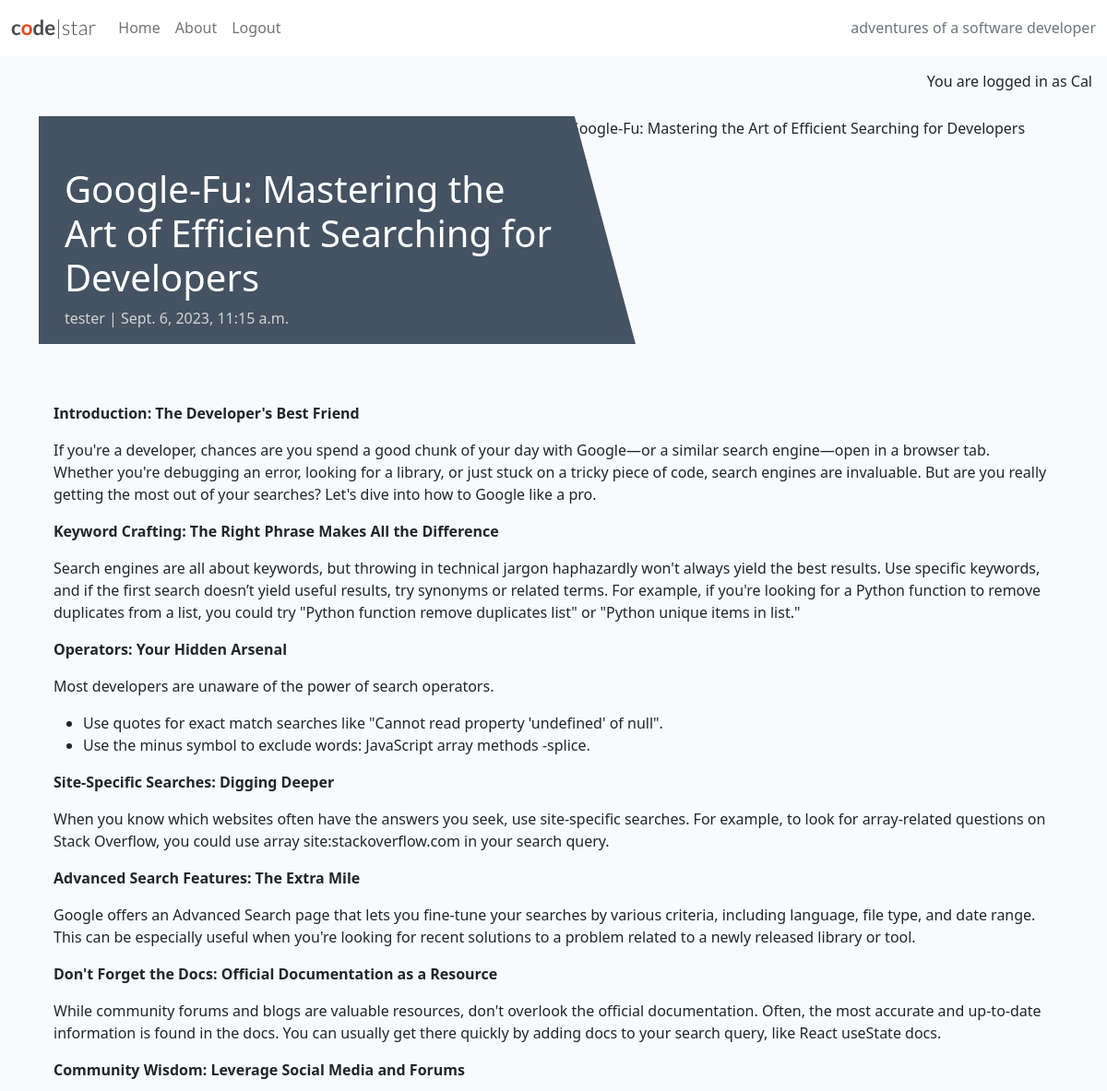
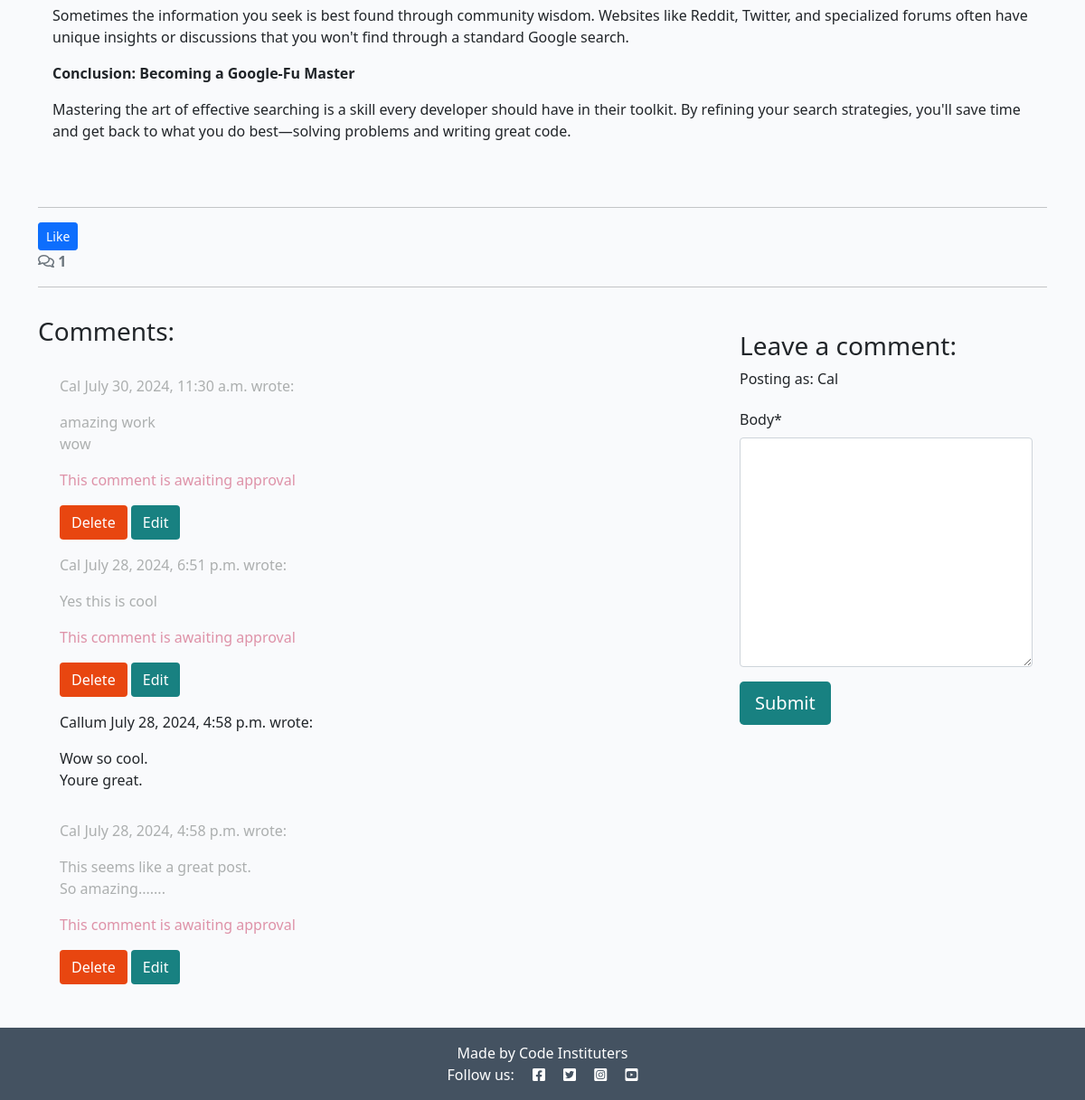
/google-fu-mastering-the-art-of-efficient-searching-for-developers/ (signed in), run on the app's committed database (2 pictures, top to bottom).
### blog/models.py (models this page shows, shortened)
class Post(models.Model):
    title = models.CharField(max_length=200, unique=True)
    slug = models.SlugField(max_length=200, unique=True)
    author = models.ForeignKey(
        User, on_delete=models.CASCADE, related_name="blog_posts"
    )
    featured_image = CloudinaryField('image', default='placeholder')
    content = models.TextField()
    created_on = models.DateTimeField(auto_now_add=True)
    status = models.IntegerField(choices=STATUS, default=0)
    excerpt = models.TextField(blank=True)
    updated_on = models.DateTimeField(auto_now=True)
    likes = models.ManyToManyField(User, related_name='news_post')
    class Meta:
        ordering = ["-created_on"]

class Comment(models.Model):
    post = models.ForeignKey(
        Post, on_delete=models.CASCADE, related_name="comments"
    )
    author = models.ForeignKey(
        User, on_delete=models.CASCADE, related_name="commenter"
    )
    body = models.TextField()
    approved = models.BooleanField(default=False)
    created_on = models.DateTimeField(auto_now_add=True)
    class Meta:
        ordering = ["created_on"]

### blog/views.py (the view, shortened to what this page needs)
# urls.py: path('<slug:slug>/', views.post_detail, name='post_detail'),
def post_detail(request, slug):
    queryset = Post.objects.filter(status=1)
    post = get_object_or_404(queryset, slug=slug)
    comments = post.comments.all().order_by("-created_on")
    comment_count = post.comments.filter(approved=True).count()
    comment_form = CommentForm()
    return render(
        request,
        "blog/post_detail.html",
        {
        "post": post,
        "comments": comments,
        "comment_count": comment_count,
        "comment_form": comment_form,
        },
    )

### blog/forms.py
class CommentForm(forms.ModelForm):
    class Meta:
        model = Comment
        fields = ('body',)

### blog/templates/blog/post_detail.html (shortened to what this page needs)
{% extends 'base.html' %} {% block content %}
{% load static %}
{% load crispy_forms_tags %}
<div class="masthead">
  <div class="container">
    <div class="row g-0">
      <div class="col-md-6 masthead-text">
        <h1 class="post-title">{{ post.title }}</h1>
        <p class="post-subtitle">{{ post.author }} | {{ post.created_on }}</p>
      </div>
      <div class="d-none d-md-block col-md-6 masthead-image">
        {% if "placeholder" in post.featured_image.url %}
        <img src="{% static 'images/default.jpg' %}" class="scale" alt="placeholder image">
        {% else %}
        <img src="{{ post.featured_image.url }}" class="scale" alt="{{ post.title }}">
        {% endif %}
      </div>
    </div>
  </div>
</div>
<div class="container">
  <div class="row">
    <div class="col card mb-4  mt-3 left  top">
      <div class="card-body">
        <article class="card-text">
          {{ post.content | safe }}
        </article>
      </div>
    </div>
  </div>
  <hr>
  <br?>
  <form action="{% url 'like_post' post.pk %}" method="POST">
    <button type="submit", name="post_id", value="{{ post.id }}", class="btn btn-primary btn-sm">Like</button>
  </form>
  <div class="row">
    <div class="col-12">
      <strong class="text-secondary">
        <i class="far fa-comments"></i> {{ comment_count }}
      </strong>
    </div>
    <div class="col-12">
      <hr>
    </div>
  </div>
  <div class="row">
    <div class="col-md-8 card mb-4  mt-3 ">
      <h3>Comments:</h3>
      <div class="card-body">
        {% for comment in comments %}
        <div class="p-2 comments
          {% if not comment.approved and comment.author == user %}
          faded{% elif not comment.approved %} d-none{% endif %}">
          <p class="font-weight-bold">
            {{ comment.author }}
            <span class="font-weight-normal">
              {{ comment.created_on }}
            </span> wrote:
          </p>
          <div id="comment{{ comment.id }}">
            {{ comment.body | linebreaks }}
          </div>
          {% if not comment.approved and comment.author == user %}
          <p class="approval">
            This comment is awaiting approval
          </p>
          {% endif %}
          {% if user.is_authenticated and comment.author == user %}
          <button class="btn btn-delete" data-comment_id="{{ comment.id }}">Delete</button>
          <button class="btn btn-edit" data-comment_id="{{ comment.id }}">Edit</button>
          {% endif %}
        </div>
        {% endfor %}
      </div>
    </div>
    <div class="col-md-4 card mb-4 mt-3">
      <div class="card-body">
        {% if user.is_authenticated %}
        <h3>Leave a comment:</h3>
        <p>Posting as: {{ user.username }}</p>
        <form id="commentForm" method="post" style="margin-top: 1.3em;">
          {{ comment_form | crispy }}
          <button id="submitButton" type="submit" class="btn btn-signup btn-lg">Submit</button>
        </form>
        {% else %}
        <p>Log in to leave a comment</p>
        {% endif %}
      </div>
    </div>
  </div>
</div>
{% endblock content %}

### templates/base.html (shortened to what this page needs)
{% load static %}
{% url 'home' as home_url %}
{% url 'about' as about_url %}
{% url 'account_login' as login_url %}
{% url 'account_signup' as signup_url %}
{% url 'account_logout' as logout_url %}
<!DOCTYPE html>
<html class="h-100" lang="en">
<head>
    <link rel="stylesheet" href="https://cdnjs.cloudflare.com/ajax/libs/font-awesome/5.15.3/css/all.min.css">
    <link href="https://cdn.jsdelivr.net/npm/bootstrap@5.0.1/dist/css/bootstrap.min.css" rel="stylesheet"
>
    <link rel="stylesheet" href="{% static 'css/style.css' %}">
</head>
<body class="d-flex flex-column h-100 main-bg">
    <nav class="navbar navbar-expand-lg navbar-light bg-white">
        <div class="container-fluid">
            <a class="navbar-brand" href="{% url 'home' %}"><span class="brand">c<span class="red-o">o</span>de<span
                        class="thin">|star</span></span></a>
            <div class="collapse navbar-collapse" id="navbarText">
                <ul class="navbar-nav me-auto mb-2 mb-lg-0">
                    <li class="nav-item">
                        <a class="nav-link {% if request.path == home_url %}active" aria-current="page{% endif %}"
                            href="{% url 'home' %}">Home</a>
                    </li>
                    <li class="nav-item">
                        <a class="nav-link {% if request.path == about_url %}active" aria-current="page{% endif %}"
                            href="{% url 'about' %}">
                            About
                        </a>
                    </li>
                    {% if user.is_authenticated %}
                    <li class="nav-item">
                        <a class="nav-link {% if request.path == logout_url %}active" aria-current="page{% endif %}"
                            href="{% url 'account_logout' %}">Logout</a>
                    </li>
                    {% endif %}
                </ul>
                <span class="navbar-text text-muted">
                    adventures of a software developer
                </span>
            </div>
        </div>
    </nav>
    <main class="flex-shrink-0 main-bg">
        {% if user.is_authenticated %}
        <p class="text-end m-3">You are logged in as {{ user }}</p>
        {% else %}
        <p class="text-end m-3">You are not logged in</p>
        {% endif %}
        {% block content %}{% endblock content %}
    </main>
    <footer class="footer mt-auto py-3 dark-bg">
        <p class="m-0 text-center text-white">
            {% block copyright %}
            Made by Code Instituters
            {% endblock copyright %}
        </p>
        <p class="m-0 text-center text-white">Follow us: <i class="fab fa-facebook-square ms-3"></i>
            <i class="fab fa-twitter-square ms-3"></i>
            <i class="fab fa-instagram-square ms-3"></i>
            <i class="fab fa-youtube-square ms-3"></i>
        </p>
    </footer>
</body>
</html>

### static/css/style.css (style rules this page uses)
body { background-color: #F9FAFC; }
.brand { font-family: Lato, sans-serif; font-size: 1.4rem; font-weight: 700; color: #4A4A4F; }
.red-o { color: #E84610; }
.thin { font-weight: 300; }
.dark-bg { background-color: #445261; }
.main-bg { background-color: #F9FAFC; }
.card { border: none; background-color: transparent; }
.scale { width: 100%; height: auto; }
.masthead { margin-top: 10px; overflow: hidden; position: relative; display: inline-block; height: 33vh; width: 100%; }
.masthead-text { background-color: #445261; color: white; position: relative; }
.masthead-image { position: relative; overflow: hidden; }
.masthead-image:after { content: ""; position: absolute; top: 0; right: 90%; height: 100%; width: 150%; background: #445261; -webkit-transform: skew(15deg); -moz-transform: skew(15deg); transform: skew(15deg); z-index: 100; }
.post-title { margin-top: 10%; margin-left: 5%; }
.post-subtitle { margin-left: 5%; color: lightgray; }
.btn-signup, .btn-edit { background-color: #188181; color: #fff; }
.btn-delete { color: #fff; background: #E84610; }
.faded { color: rgb(172, 175, 175); }
.approval { color: rgb(222, 146, 168); }

### data on the page
Post: title "Google-Fu: Mastering the Art of Efficient Searching for Developers", author "tester", created_on "Sept. 6, 2023, 11:15 a.m.", content "Introduction: The Developer's Best Friend If you're a developer, chances are you spend a good chunk of your day with Google—or a similar search engine—open in a browser tab. Whether you're debugging an error, looking for a library, or just stuck on a tricky piece of code, search engines are invaluable. But are you really getting the most out of your searches? Let's dive into how to Google like a pro. Keyword Crafting: The Right Phrase Makes All the Difference Search engines are all about keywords, but throwing in technical jargon haphazardly won't always yield the best results. Use specific keywords, and if the first search doesn’t yield useful results, try synonyms or related terms. For…"
Comment: author "Cal", created_on "July 30, 2024, 11:30 a.m.", body "amazing work wow", approved "This comment is awaiting approval"
Comment: author "Cal", created_on "July 28, 2024, 6:51 p.m.", body "Yes this is cool", approved "This comment is awaiting approval"
Comment: author "Callum", created_on "July 28, 2024, 4:58 p.m.", body "Wow so cool. Youre great."
Comment: author "Cal", created_on "July 28, 2024, 4:58 p.m.", body "This seems like a great post. So amazing.......", approved "This comment is awaiting approval"

### other printed values
{{ user }} "Cal"
{{ comment_count }} "1"
{{ user.username }} "Cal"
